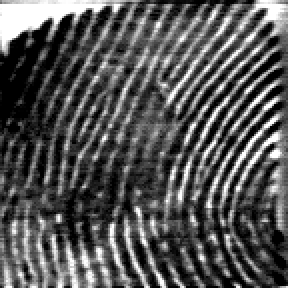
#> input picture Images/19.bmp, 144 x 144 px (shown 2 times larger)
$ python detectPressure.py   (Python 2 division)
#> lines starting #> are read from the running program, lines starting #| are printed output that depends on the picture; long printed decimals are rounded
from scipy.fftpack import fft2, fftshift
#import matplotlib.pyplot as plt
import numpy as np
from scipy import ndimage

image1 = ndimage.imread('Images/19.bmp')
#> image1 is the input picture: shape (144, 144); min 0, max 255, mean 84.9
F1 = fft2(image1)
F1 = fftshift(F1)
amps = []
for i in F1:
    row = []
    for j in i:
        row.append(np.abs(j))
    amps.append(row)
#> this loop made 144 passes
#> after the loop, amps = 144 items
amps = np.array(amps)
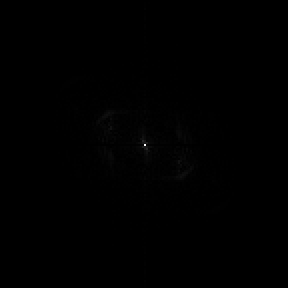
#> amps: shape (144, 144) float64 (shown 2 times larger); min 21.25, max 1759986, mean 4318; drawn with min black and max white

print np.std(amps)
#| 15177.708

#plt.imshow(amps)
#plt.show()
